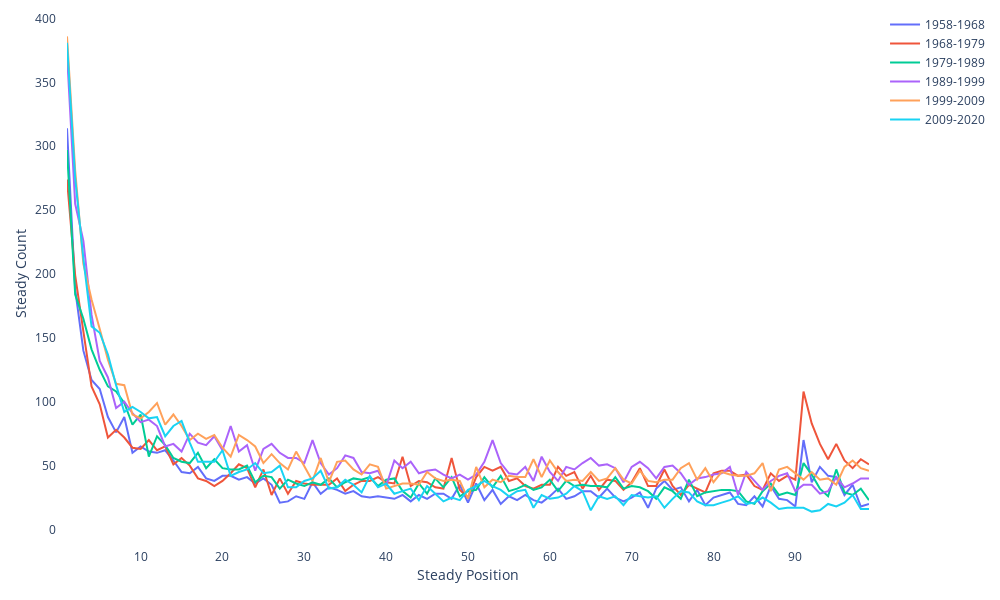

Source (notebook cell):
### Code cell
fig = go.Figure()
for i in range(0, len(trend_df.columns), 535):
    fig.add_trace(go.Scatter(x=list(range(1, 100)),
                             y=(trend_df == 'Steady').iloc[:, i:(i+535)].sum(axis = 1),
                             mode='lines',
                             name=chart_dates[i][:4]+'-'+chart_dates[i+534][:4]))
fig.update_layout(width=1000, 
                  height=600, 
                  plot_bgcolor='rgb(255,255,255)',
                  xaxis_title="Steady Position",
                  yaxis_title="Steady Count",
                  margin={'l':10, 'r':10, 'b':10, 't':10, 'pad':10})
fig.show()

### Figure 1 — Plotly figure (JSON) as saved in the notebook; plotly's stock layout.template omitted (floating-point values rounded to 4 significant figures)
{"data": [{"mode": "lines", "name": "1958-1968", "type": "scatter", "x": [1, 2, 3, 4, 5, 6, 7, 8, 9, 10, 11, 12, 13, 14, 15, 16, 17, 18, 19, 20, 21, 22, 23, 24, 25, 26, 27, 28, 29, 30, 31, 32, 33, 34, 35, 36, 37, 38, 39, 40, 41, 42, 43, 44, 45, 46, 47, 48, 49, 50, 51, 52, 53, 54, 55, 56, 57, 58, 59, 60, 61, 62, 63, 64, 65, 66, 67, 68, 69, 70, 71, 72, 73, 74, 75, 76, 77, 78, 79, 80, 81, 82, 83, 84, 85, 86, 87, 88, 89, 90, 91, 92, 93, 94, 95, 96, 97, 98, 99], "y": [314, 188, 140, 117, 110, 88, 76, 88, 60, 65, 61, 60, 62, 54, 45, 44, 49, 40, 38, 42, 42, 39, 41, 36, 40, 35, 21, 22, 26, 24, 37, 28, 33, 31, 28, 30, 26, 25, 26, 25, 24, 27, 22, 27, 24, 28, 28, 24, 35, 21, 36, 23, 31, 20, 26, 23, 27, 23, 21, 26, 32, 24, 26, 30, 30, 25, 32, 25, 22, 25, 29, 17, 32, 38, 31, 33, 22, 31, 19, 25, 27, 29, 20, 19, 26, 18, 34, 24, 23, 18, 70, 37, 49, 42, 41, 27, 35, 18, 20, 15]}, {"mode": "lines", "name": "1968-1979", "type": "scatter", "x": [1, 2, 3, 4, 5, 6, 7, 8, 9, 10, 11, 12, 13, 14, 15, 16, 17, 18, 19, 20, 21, 22, 23, 24, 25, 26, 27, 28, 29, 30, 31, 32, 33, 34, 35, 36, 37, 38, 39, 40, 41, 42, 43, 44, 45, 46, 47, 48, 49, 50, 51, 52, 53, 54, 55, 56, 57, 58, 59, 60, 61, 62, 63, 64, 65, 66, 67, 68, 69, 70, 71, 72, 73, 74, 75, 76, 77, 78, 79, 80, 81, 82, 83, 84, 85, 86, 87, 88, 89, 90, 91, 92, 93, 94, 95, 96, 97, 98, 99], "y": [274, 199, 155, 112, 98, 72, 78, 72, 64, 63, 70, 62, 65, 51, 56, 50, 40, 38, 34, 38, 44, 51, 48, 33, 47, 27, 40, 28, 38, 36, 35, 35, 35, 40, 30, 35, 38, 38, 41, 37, 36, 57, 34, 38, 37, 33, 32, 56, 31, 25, 41, 49, 46, 49, 38, 40, 34, 32, 35, 35, 49, 42, 45, 32, 42, 31, 39, 38, 31, 37, 48, 34, 34, 47, 34, 27, 35, 32, 29, 44, 46, 46, 42, 43, 34, 31, 44, 38, 42, 39, 108, 83, 67, 55, 67, 54, 48, 55, 51, 54]}, {"mode": "lines", "name": "1979-1989", "type": "scatter", "x": [1, 2, 3, 4, 5, 6, 7, 8, 9, 10, 11, 12, 13, 14, 15, 16, 17, 18, 19, 20, 21, 22, 23, 24, 25, 26, 27, 28, 29, 30, 31, 32, 33, 34, 35, 36, 37, 38, 39, 40, 41, 42, 43, 44, 45, 46, 47, 48, 49, 50, 51, 52, 53, 54, 55, 56, 57, 58, 59, 60, 61, 62, 63, 64, 65, 66, 67, 68, 69, 70, 71, 72, 73, 74, 75, 76, 77, 78, 79, 80, 81, 82, 83, 84, 85, 86, 87, 88, 89, 90, 91, 92, 93, 94, 95, 96, 97, 98, 99], "y": [297, 184, 165, 141, 125, 112, 108, 99, 82, 90, 57, 73, 66, 56, 53, 52, 60, 48, 55, 48, 47, 47, 50, 37, 42, 41, 32, 39, 36, 34, 37, 35, 40, 33, 37, 40, 39, 41, 34, 39, 40, 30, 25, 36, 28, 40, 33, 41, 26, 30, 31, 41, 33, 42, 30, 32, 35, 31, 33, 39, 30, 38, 34, 35, 34, 34, 33, 41, 32, 34, 33, 30, 24, 33, 30, 24, 39, 26, 29, 30, 31, 31, 30, 22, 20, 30, 36, 27, 29, 27, 52, 43, 32, 26, 47, 29, 27, 32, 23, 25]}, {"mode": "lines", "name": "1989-1999", "type": "scatter", "x": [1, 2, 3, 4, 5, 6, 7, 8, 9, 10, 11, 12, 13, 14, 15, 16, 17, 18, 19, 20, 21, 22, 23, 24, 25, 26, 27, 28, 29, 30, 31, 32, 33, 34, 35, 36, 37, 38, 39, 40, 41, 42, 43, 44, 45, 46, 47, 48, 49, 50, 51, 52, 53, 54, 55, 56, 57, 58, 59, 60, 61, 62, 63, 64, 65, 66, 67, 68, 69, 70, 71, 72, 73, 74, 75, 76, 77, 78, 79, 80, 81, 82, 83, 84, 85, 86, 87, 88, 89, 90, 91, 92, 93, 94, 95, 96, 97, 98, 99], "y": [373, 255, 226, 168, 132, 119, 95, 100, 91, 84, 86, 81, 65, 67, 61, 75, 68, 66, 73, 62, 81, 61, 66, 46, 63, 67, 60, 56, 56, 52, 70, 52, 43, 48, 58, 56, 45, 44, 46, 34, 54, 48, 53, 44, 46, 47, 43, 40, 43, 39, 43, 53, 70, 52, 44, 43, 49, 38, 57, 45, 38, 49, 47, 52, 56, 50, 51, 48, 37, 49, 53, 48, 40, 49, 50, 44, 35, 40, 41, 43, 44, 49, 27, 45, 38, 31, 38, 42, 44, 30, 35, 35, 28, 30, 41, 33, 36, 40, 40, 37]}, {"mode": "lines", "name": "1999-2009", "type": "scatter", "x": [1, 2, 3, 4, 5, 6, 7, 8, 9, 10, 11, 12, 13, 14, 15, 16, 17, 18, 19, 20, 21, 22, 23, 24, 25, 26, 27, 28, 29, 30, 31, 32, 33, 34, 35, 36, 37, 38, 39, 40, 41, 42, 43, 44, 45, 46, 47, 48, 49, 50, 51, 52, 53, 54, 55, 56, 57, 58, 59, 60, 61, 62, 63, 64, 65, 66, 67, 68, 69, 70, 71, 72, 73, 74, 75, 76, 77, 78, 79, 80, 81, 82, 83, 84, 85, 86, 87, 88, 89, 90, 91, 92, 93, 94, 95, 96, 97, 98, 99], "y": [386, 281, 208, 180, 157, 133, 114, 113, 90, 87, 92, 99, 82, 90, 81, 70, 75, 71, 74, 64, 57, 74, 70, 65, 52, 59, 52, 47, 61, 49, 38, 56, 37, 53, 54, 47, 43, 51, 49, 32, 34, 36, 36, 35, 45, 40, 38, 39, 38, 24, 49, 33, 39, 37, 42, 41, 41, 55, 41, 54, 45, 38, 39, 38, 45, 38, 40, 48, 39, 36, 46, 38, 37, 39, 39, 48, 52, 39, 48, 37, 45, 43, 42, 42, 44, 52, 30, 47, 49, 44, 39, 45, 39, 40, 35, 49, 54, 48, 46, 27]}, {"mode": "lines", "name": "2009-2020", "type": "scatter", "x": [1, 2, 3, 4, 5, 6, 7, 8, 9, 10, 11, 12, 13, 14, 15, 16, 17, 18, 19, 20, 21, 22, 23, 24, 25, 26, 27, 28, 29, 30, 31, 32, 33, 34, 35, 36, 37, 38, 39, 40, 41, 42, 43, 44, 45, 46, 47, 48, 49, 50, 51, 52, 53, 54, 55, 56, 57, 58, 59, 60, 61, 62, 63, 64, 65, 66, 67, 68, 69, 70, 71, 72, 73, 74, 75, 76, 77, 78, 79, 80, 81, 82, 83, 84, 85, 86, 87, 88, 89, 90, 91, 92, 93, 94, 95, 96, 97, 98, 99], "y": [381, 275, 212, 159, 154, 137, 113, 92, 96, 92, 87, 88, 73, 81, 85, 68, 53, 53, 53, 62, 42, 45, 47, 52, 44, 45, 50, 33, 33, 38, 40, 46, 32, 33, 39, 35, 29, 42, 33, 36, 28, 30, 32, 23, 34, 28, 22, 25, 23, 31, 34, 38, 34, 31, 26, 30, 31, 17, 27, 24, 25, 28, 34, 30, 15, 26, 24, 26, 19, 27, 26, 25, 26, 17, 24, 30, 29, 22, 19, 19, 21, 23, 26, 20, 21, 25, 21, 16, 17, 17, 17, 14, 15, 20, 18, 21, 27, 16, 16, 13]}], "layout": {"height": 600, "hovermode": "x", "margin": {"b": 10, "l": 10, "pad": 10, "r": 10, "t": 10}, "plot_bgcolor": "rgb(255,255,255)", "width": 1000, "xaxis": {"autorange": true, "range": [1, 99], "title": {"text": "Steady Position"}, "type": "linear"}, "yaxis": {"autorange": true, "range": [-6.667, 406.7], "title": {"text": "Steady Count"}, "type": "linear"}}}
